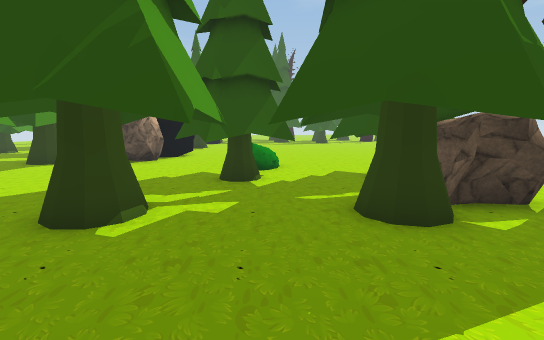
[1] (above)

24 first-person views from a walk through a Unity game level. The camera is 1.4 m above the floor, tilts 8° down and sees 85° across. The floor is counted in squares, 1 m on a side. Each view is taken from the middle of a square. On the plan, view 1 faces up. The plan holds only what a view shows up to about 14 squares ahead; the rest is blank. The place goes on beyond the plan. Some surface patterns are stand-ins.

[2]
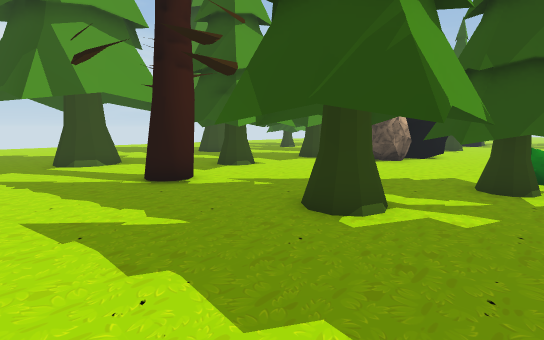

[3]
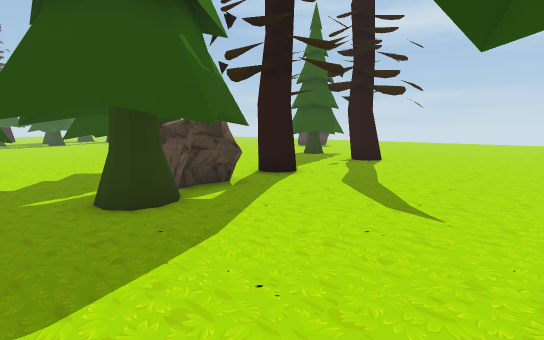

[4]
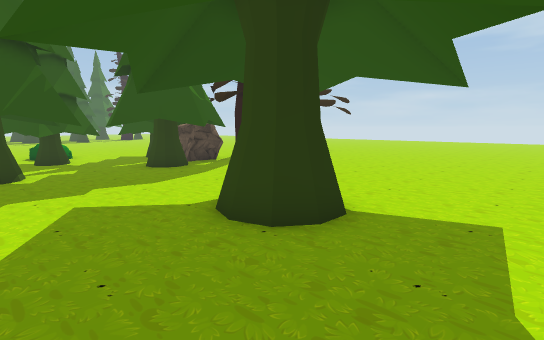

[5]
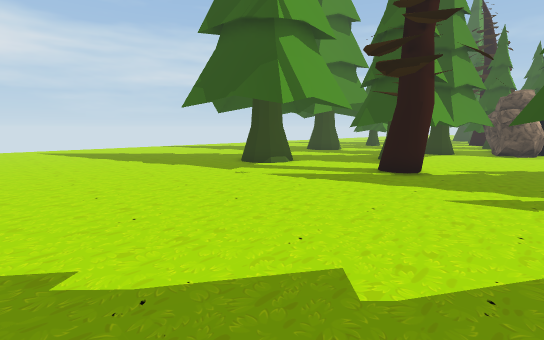

[6]
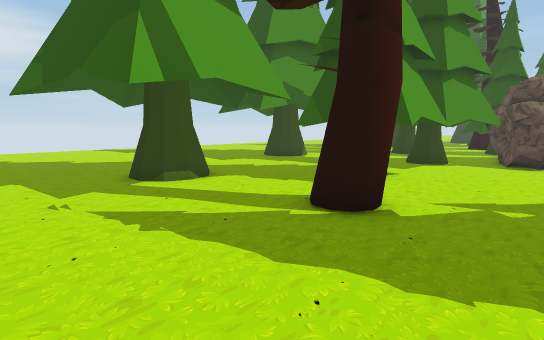

[7]
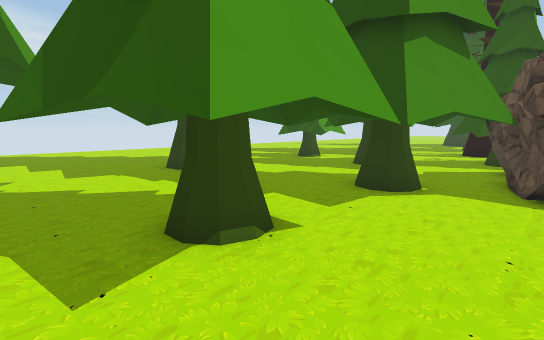

[8]
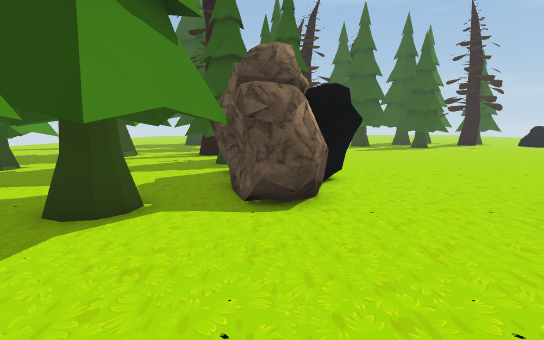

[9]
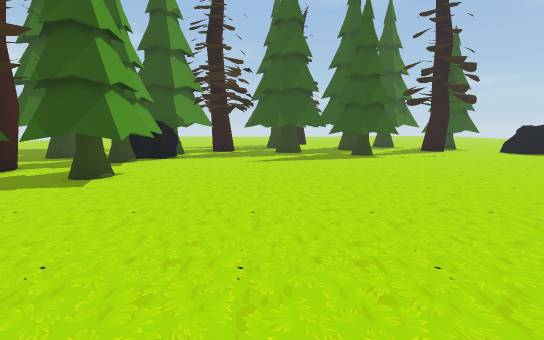

[10]
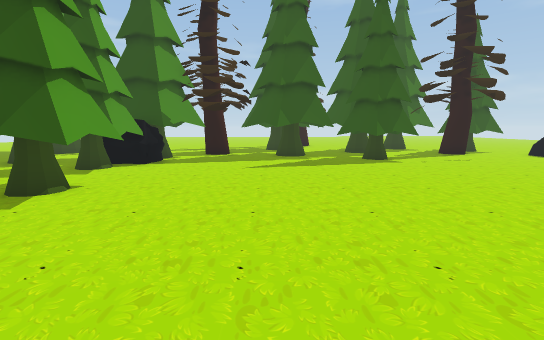

[11]
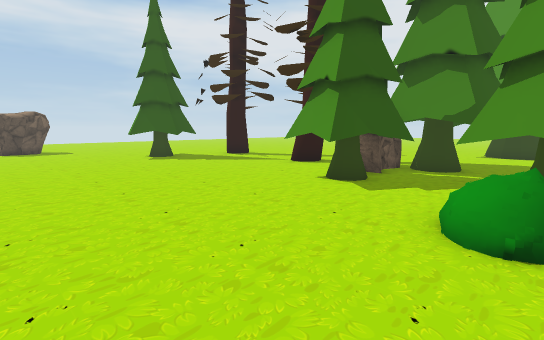

[12]
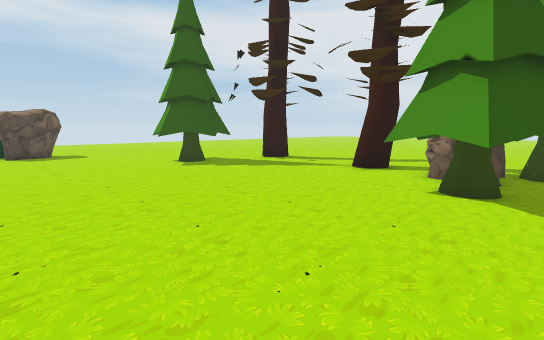

[13]
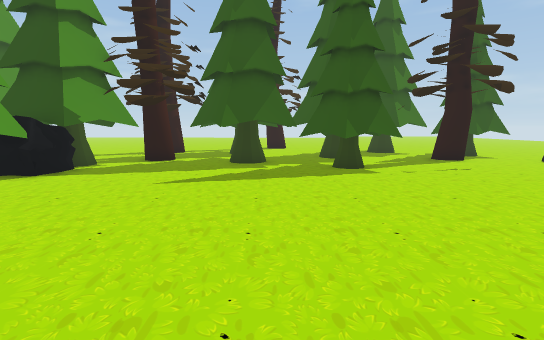

[14]
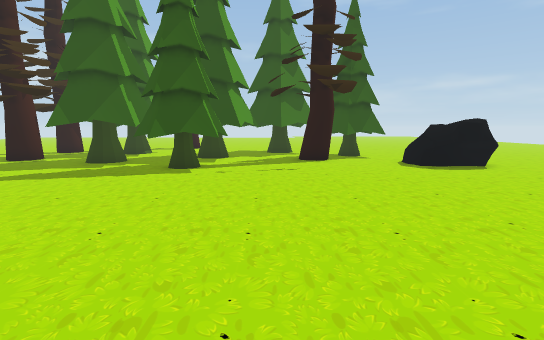

[15]
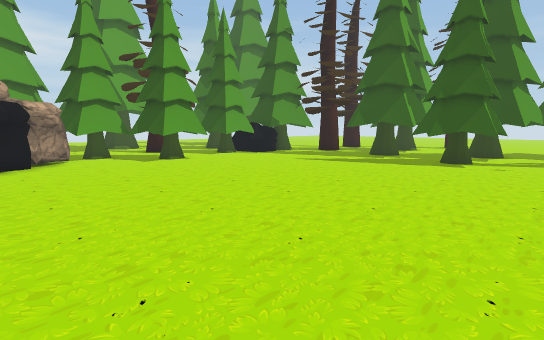

[16]
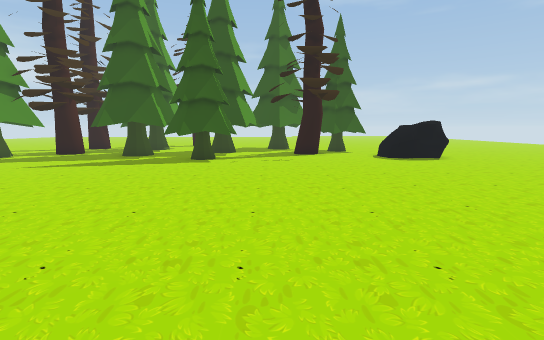

[17]
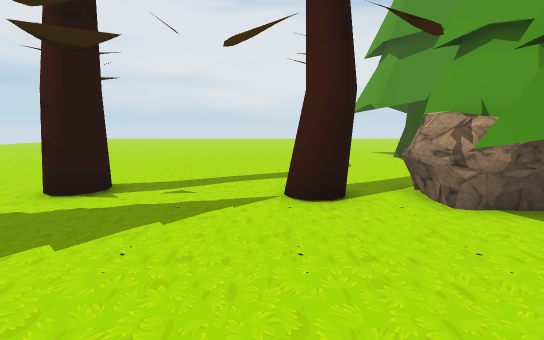

[18]
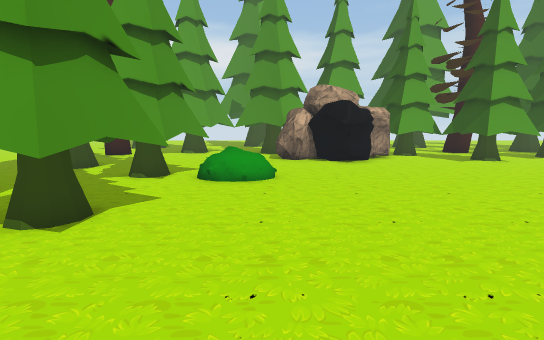

[19]
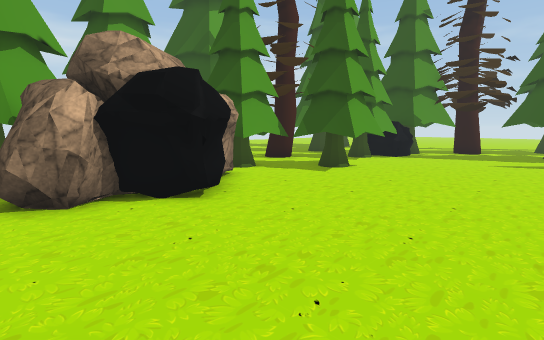

[20]
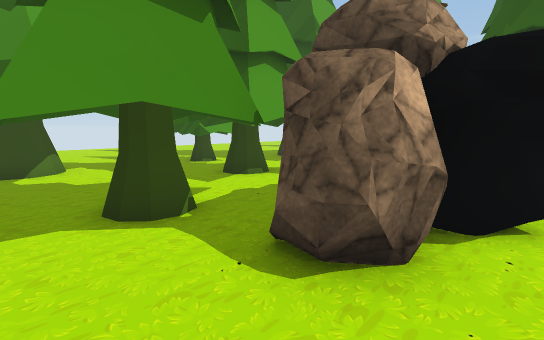

[21]
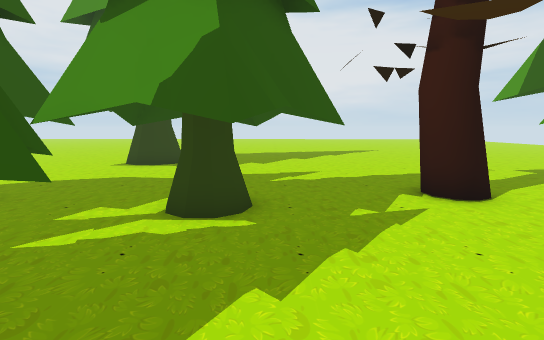

[22]
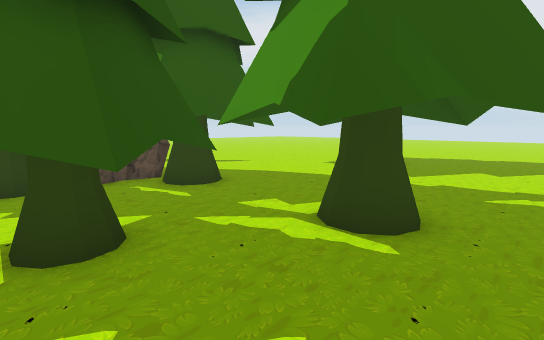

[23]
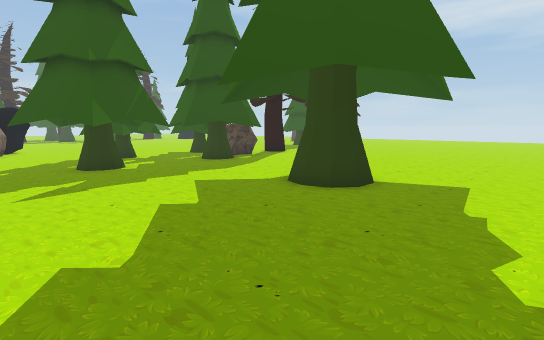

[24]
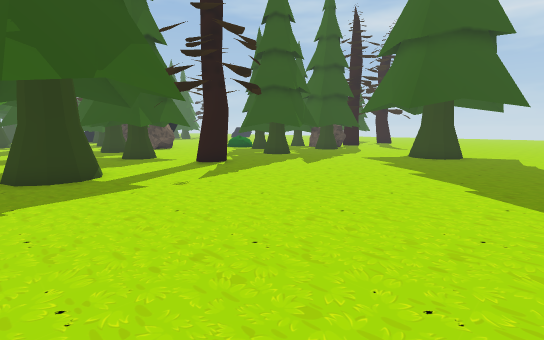

### Floor plan
Key: @ floor where view 1 was taken; # wall or solid block; x gap in a wall; . floor; O other object.
Columns run from 15 left of view 1 to 13 right of it. Each row starts with its distance up from view 1.
 33                     OOO    O
 32          .O  ..  O OOOOO. ##
 31          O##O.OOOOOOOOO..##..
 30         O ###.OOO.OO O......O
 29         O  #...OOOOOOO.......
 28           OO...O...OOO.......
 27    OOO   OO........O.........
 26     OO   OO..................
 25      O. OOO..................
 24       .. O...................
 23       ## O O.................
 22       O#OOOO.................
 21  O ....# OOO.................
 20  . ... OOOO..................
 19  .....OOO...................
 18  O.OOOOOOO.................
 17 OOOOOO.O O................
 16 OOOOOO.OOOOO.................
 15 .. .OO..OOOO.................
 14 ...O.OOOOOO..................
 13 ....OOOOOOO..................
 12 ....OOO.OO....OO.............
 11 O...O..O......OO............O
 10 O....OOO......OO..OO........O
  9 ....OOOO.....OOO.OOOO......OO
  8 ....O OO....OOOO.OOOO.......O
  7 ...OOOOO...OOOOOOOOOO.......
  6 ....OO##...O.OO.O.OOOxO....##
  5 .....O....O.OOOOOOOO#......O#
  4  OO....O..OOOOOOOOOO.........
  3 .OO........OOOO..OO..........
  2 .OO..........................
  1 .............................
  0 ...............@.............
 -1 .............................
 -2 ...............OOO...........
 -3 ...............OOO...........
 -4 .............................
 -5 .............................
 -6 ............................
 -7 . ...................

Positions as (right, up) in squares from view 1, and headings:
1: (0, 0), facing up
2: (0, 0), facing up-left
3: (0, -1), facing up-right
4: (-3, -6), facing up-right
5: (-4, -6), facing up-left
6: (-5, -1), facing up-left
7: (-6, 5), facing up-left
8: (-6, 7), facing up
9: (0, 13), facing up
10: (0, 15), facing up
11: (-1, 16), facing down-right
12: (2, 16), facing down-right
13: (2, 18), facing up
14: (8, 18), facing up
15: (8, 15), facing up-left
16: (8, 15), facing up
17: (8, 12), facing down
18: (8, 12), facing left
19: (1, 12), facing up-left
20: (-4, 10), facing up-left
21: (-4, 10), facing down
22: (-5, 9), facing down-right
23: (-6, -7), facing up-right
24: (-15, -7), facing up-right
